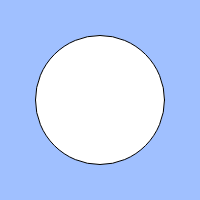
Frame 1 (no input)
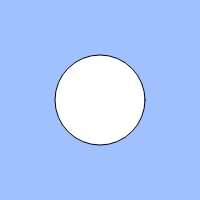
Frame 60 (no input)
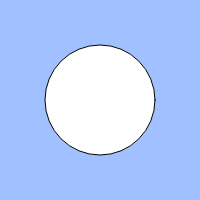
Frame 120 (the mouse pressed at the canvas centre since frame 60)

The p5.js sketch that drew these frames (run headless with seeded random() and noise() and a simulated clock; from frame 60 on, the mouse is pressed at the canvas centre):

// p5.js sketch
// ── sketch.js
// 練習問題「心臓の鼓動のように大きくなったり小さくなったりする円」
let count;
let cycle;

function setup(){
  createCanvas(200, 200);
  count = 0;
  cycle = 100;
  size = 30;
}

function draw(){
  background(160, 192, 255);
  count = (count + 1) % cycle;
  if(size > 30){size = 30 + count;}
  if(size < 80){size = 130 - count;}
  ellipse(width / 2, height / 2, size);
  if(keyIsDown(UP_ARROW)){count = (count + 2) % cycle};
}
